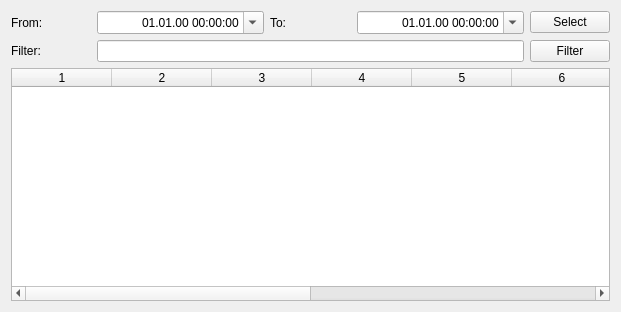
<?xml version="1.0" encoding="UTF-8"?>
<ui version="4.0">
 <class>snowgui::EventDisplayWidget</class>
 <widget class="QWidget" name="snowgui::EventDisplayWidget">
  <property name="geometry">
   <rect>
    <x>0</x>
    <y>0</y>
    <width>621</width>
    <height>312</height>
   </rect>
  </property>
  <property name="windowTitle">
   <string>Form</string>
  </property>
  <layout class="QGridLayout" name="gridLayout">
   <item row="2" column="1" colspan="5">
    <widget class="QLineEdit" name="filterField"/>
   </item>
   <item row="0" column="3">
    <widget class="QLabel" name="toLabel">
     <property name="text">
      <string>To:</string>
     </property>
    </widget>
   </item>
   <item row="0" column="0">
    <widget class="QLabel" name="fromLabel">
     <property name="text">
      <string>From:</string>
     </property>
    </widget>
   </item>
   <item row="0" column="6">
    <widget class="QPushButton" name="timeSelectButton">
     <property name="text">
      <string>Select</string>
     </property>
    </widget>
   </item>
   <item row="2" column="0">
    <widget class="QLabel" name="filterLabel">
     <property name="text">
      <string>Filter:</string>
     </property>
    </widget>
   </item>
   <item row="3" column="0" colspan="7">
    <widget class="QTableWidget" name="eventTable">
     <property name="columnCount">
      <number>10</number>
     </property>
     <column/>
     <column/>
     <column/>
     <column/>
     <column/>
     <column/>
     <column/>
     <column/>
     <column/>
     <column/>
    </widget>
   </item>
   <item row="2" column="6">
    <widget class="QPushButton" name="filterButton">
     <property name="text">
      <string>Filter</string>
     </property>
    </widget>
   </item>
   <item row="0" column="1" colspan="2">
    <widget class="QDateTimeEdit" name="fromTime">
     <property name="alignment">
      <set>Qt::AlignRight|Qt::AlignTrailing|Qt::AlignVCenter</set>
     </property>
     <property name="displayFormat">
      <string>dd.MM.yy HH:mm:ss</string>
     </property>
     <property name="calendarPopup">
      <bool>true</bool>
     </property>
    </widget>
   </item>
   <item row="0" column="4" colspan="2">
    <widget class="QDateTimeEdit" name="toTime">
     <property name="alignment">
      <set>Qt::AlignRight|Qt::AlignTrailing|Qt::AlignVCenter</set>
     </property>
     <property name="displayFormat">
      <string>dd.MM.yy HH:mm:ss</string>
     </property>
     <property name="calendarPopup">
      <bool>true</bool>
     </property>
    </widget>
   </item>
  </layout>
 </widget>
 <resources/>
 <connections/>
</ui>
